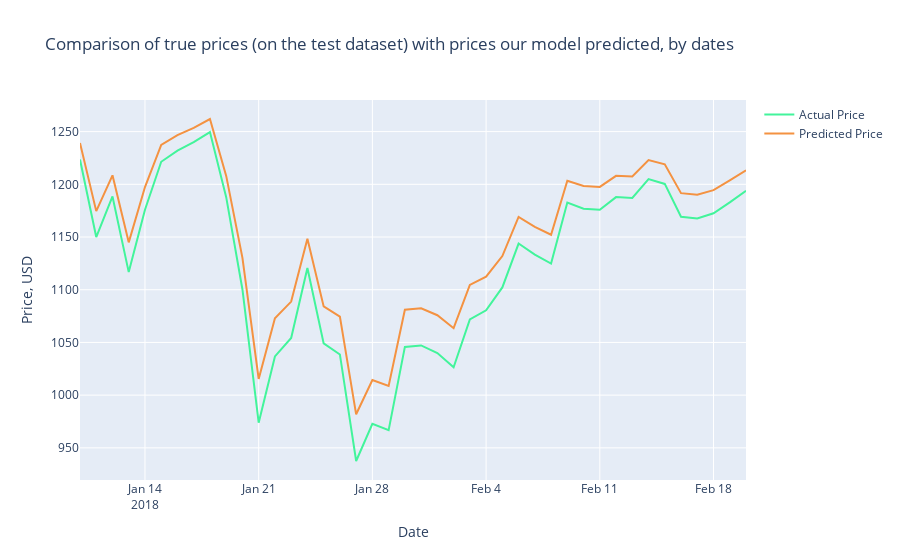

The notebook cell saved with this chart:
### Code cell
Test_Dates = Daily_Price[len(Daily_Price)-days_from_train:].index

trace1 = go.Scatter(x=Test_Dates, y=Y_test2_inverse, name= 'Actual Price',
                   line = dict(color = ('rgb(66, 244, 155)'),width = 2))
trace2 = go.Scatter(x=Test_Dates, y=prediction2_inverse, name= 'Predicted Price',
                   line = dict(color = ('rgb(244, 146, 65)'),width = 2))
data = [trace1, trace2]
layout = dict(title = 'Comparison of true prices (on the test dataset) with prices our model predicted, by dates',
             xaxis = dict(title = 'Date'), yaxis = dict(title = 'Price, USD'))
fig = dict(data=data, layout=layout)
RMSE = sqrt(mean_squared_error(Y_test2_inverse, prediction2_inverse))
#rmse_mlstm=sqrt(rmse_mlstm*15)
py.iplot(fig, filename='results_demonstrating1')

### Figure 1 — Plotly figure (JSON) as saved in the notebook; plotly's stock layout.template omitted (floating-point values rounded to 4 significant figures; data arrays with more than 128 entries replaced by an {"elided": "..."} marker saying what was removed)
{"data": [{"line": {"color": "rgb(66, 244, 155)", "width": 2}, "name": "Actual Price", "type": "scatter", "x": ["2018-01-10", "2018-01-11", "2018-01-12", "2018-01-13", "2018-01-14", "2018-01-15", "2018-01-16", "2018-01-17", "2018-01-18", "2018-01-19", "2018-01-20", "2018-01-21", "2018-01-22", "2018-01-23", "2018-01-24", "2018-01-25", "2018-01-26", "2018-01-27", "2018-01-28", "2018-01-29", "2018-01-30", "2018-01-31", "2018-02-01", "2018-02-02", "2018-02-03", "2018-02-04", "2018-02-05", "2018-02-06", "2018-02-07", "2018-02-08", "2018-02-09", "2018-02-10", "2018-02-11", "2018-02-12", "2018-02-13", "2018-02-14", "2018-02-15", "2018-02-16", "2018-02-17", "2018-02-18", "2018-02-19", "2018-02-20"], "y": {"elided": "351 float values"}}, {"line": {"color": "rgb(244, 146, 65)", "width": 2}, "name": "Predicted Price", "type": "scatter", "x": ["2018-01-10", "2018-01-11", "2018-01-12", "2018-01-13", "2018-01-14", "2018-01-15", "2018-01-16", "2018-01-17", "2018-01-18", "2018-01-19", "2018-01-20", "2018-01-21", "2018-01-22", "2018-01-23", "2018-01-24", "2018-01-25", "2018-01-26", "2018-01-27", "2018-01-28", "2018-01-29", "2018-01-30", "2018-01-31", "2018-02-01", "2018-02-02", "2018-02-03", "2018-02-04", "2018-02-05", "2018-02-06", "2018-02-07", "2018-02-08", "2018-02-09", "2018-02-10", "2018-02-11", "2018-02-12", "2018-02-13", "2018-02-14", "2018-02-15", "2018-02-16", "2018-02-17", "2018-02-18", "2018-02-19", "2018-02-20"], "y": {"elided": "351 float values"}}], "layout": {"title": {"text": "Comparison of true prices (on the test dataset) with prices our model predicted, by dates"}, "xaxis": {"title": {"text": "Date"}}, "yaxis": {"title": {"text": "Price, USD"}}}}
